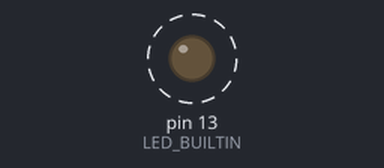
Recording of a sketch running on a simulated Arduino Uno, built with avr-gcc and run on an emulated ATmega328P. Shown: output pins drawn as LEDs (lit = HIGH). Dashed ring = blinking. What the sketch prints to the serial monitor is not drawn.

Above: at 0.5 s.
Timing chart, 0 to 4.6 s (numbered marks = the images above):
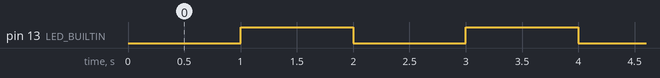

The sketch:

Talker4.ino
```cpp
#include "TaskSystem.hpp"

// Function prototypes
void blinkLED() {
  static bool state = false;
  digitalWrite(LED_BUILTIN, state);
  state = !state;
  Serial.println(state ? "LED ON" : "LED OFF");
}

void printAnswer() {
  Serial.println("42");
}

void logNumber(int n) {
  Serial.print("Log: "); Serial.println(n);
}

TaskExecutor* executor = nullptr;

void setup() {
  Serial.begin(115200);
  pinMode(LED_BUILTIN, OUTPUT);

  // Initialize scheduler
  static TaskScheduler scheduler;
  scheduler.addTask(blinkLED);
  scheduler.addTask(printAnswer);
  scheduler.addParamTask(logNumber);

  // Create executor
  executor = new TaskExecutor(scheduler);

  // Run tasks
  executor->execute();
  executor->executeWith(100);
}

void loop() {
  static uint32_t last = 0;
  if (millis() - last >= 1000) {
    executor->execute();
    executor->executeWith(millis() / 1000);
    last = millis();
  }
}
```

TaskSystem.hpp
```cpp
#ifndef TASK_SYSTEM_HPP
#define TASK_SYSTEM_HPP

#include <Arduino.h>

// Structure Definition
struct TaskScheduler {
  void (*tasks[5])();          // Function pointer array (no args)
  void (*paramTasks[5])(int);  // Function pointer array (with int arg)
  uint8_t taskCount = 0;       // Using fixed-width type for Arduino
  uint8_t paramTaskCount = 0;

  // Helper method to add a task
  bool addTask(void (*task)()) {
    if (taskCount >= 5) return false;
    tasks[taskCount++] = task;
    return true;
  }

  // Helper method to add a parameterized task
  bool addParamTask(void (*task)(int)) {
    if (paramTaskCount >= 5) return false;
    paramTasks[paramTaskCount++] = task;
    return true;
  }
};

// Class Implementation
class TaskExecutor {
public:
  explicit TaskExecutor(const TaskScheduler& scheduler)
    : scheduler_(scheduler) {}

  void execute() const {
    for (uint8_t i = 0; i < scheduler_.taskCount; ++i) {
      if (scheduler_.tasks[i]) scheduler_.tasks[i]();
    }
  }

  void executeWith(int value) const {
    for (uint8_t i = 0; i < scheduler_.paramTaskCount; ++i) {
      if (scheduler_.paramTasks[i]) scheduler_.paramTasks[i](value);
    }
  }

private:
  const TaskScheduler& scheduler_;
};

#endif
```

Measured:
- by itself, pin 13 (LED_BUILTIN): alternates HIGH for 1.0 s and LOW for 1.0 s
